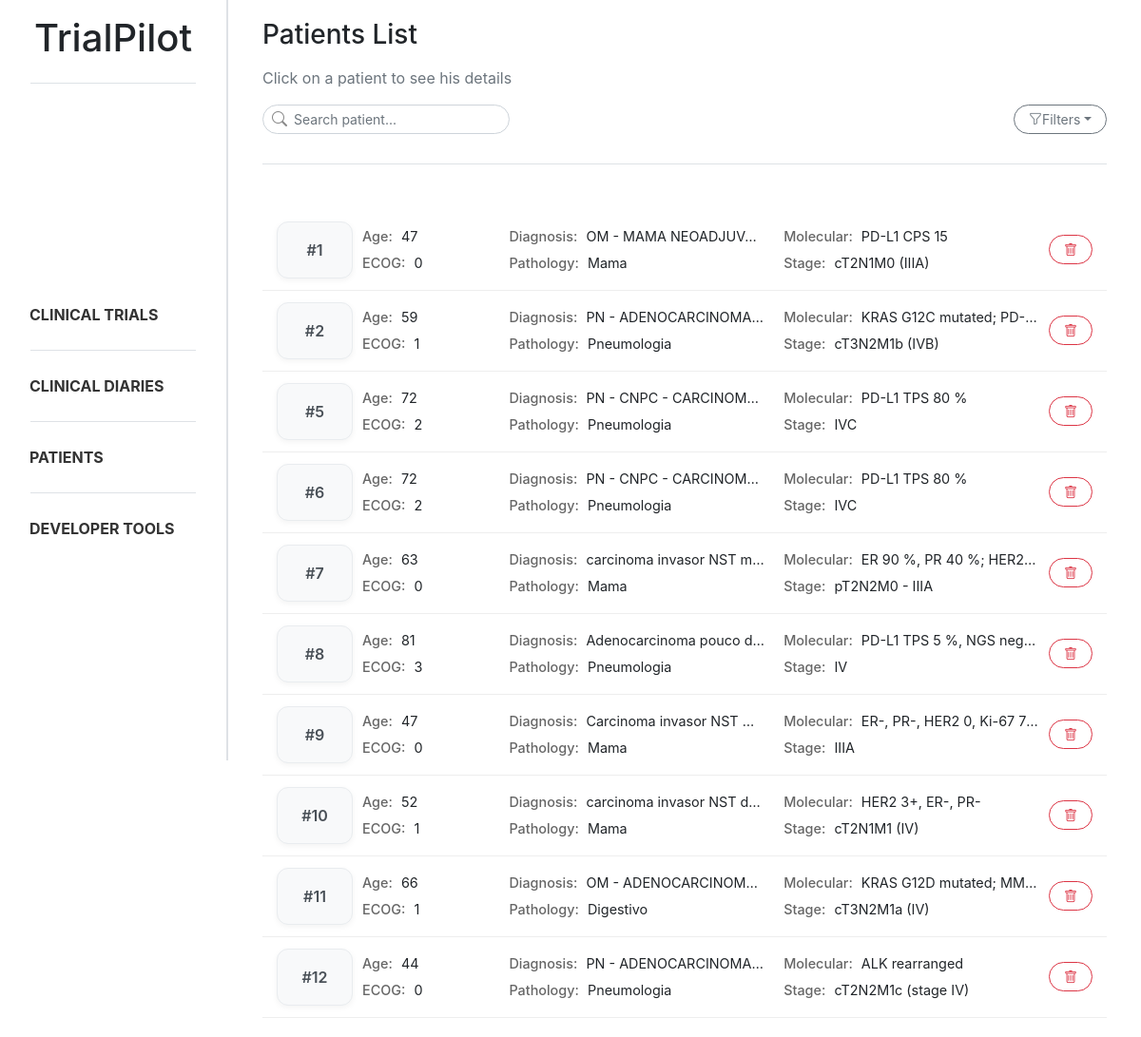
The page /patients/ on the database as committed earlier.
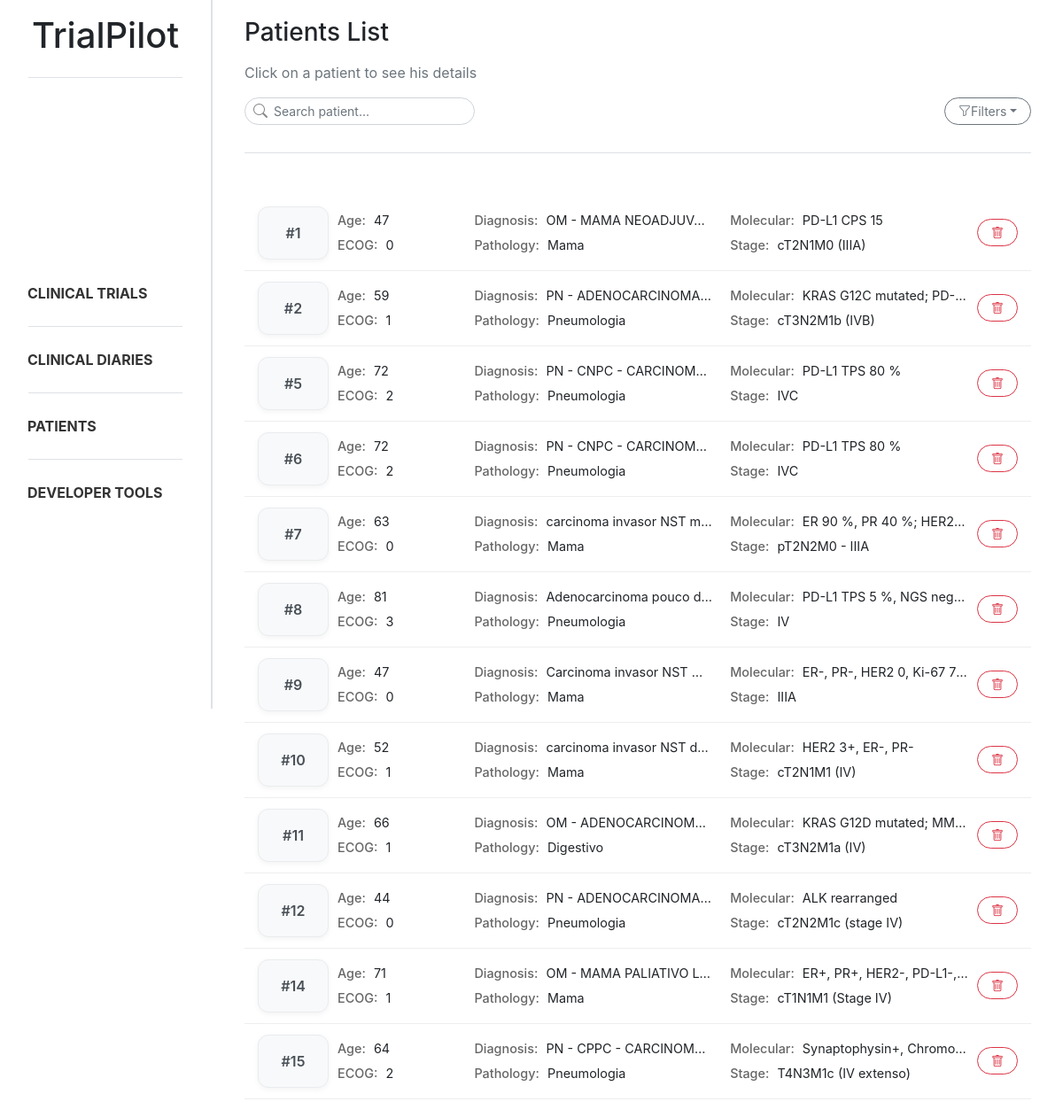
The same page on the database as committed later.
### trialpilot/models.py (models this page shows, shortened)
class Patient_profile(models.Model):
    class GenderType(models.TextChoices):
        MALE = "male", "Male"
        FEMALE = "female", "Female"
    class pathologyGroupType(models.TextChoices):
        CABECAPESCOCO = "cabeca_pescoco", "Cabeça e Pescoço"
        DERMATOLOGIA = "dermatologia", "Dermatologia"
        DIGESTIVO = "digestivo", "Digestivo"
        GINECOLOGIA = "ginecologia", "Ginecologia"
        MAMA = "mama", "Mama"
        ONCOLOGIA_PEDIATRICA = "oncologia_pediatrica", "Oncologia Pediátrica"
        PELE = "pele", "Pele"
        PNEUMOLOGIA = "pneumologia", "Pneumologia"
        SNC = "snc", "Tumores do Sistema Nervoso Central"
        TNE = "tne", "Tumores Neuroendócrinos"
    document = models.ForeignKey(Document, on_delete=models.CASCADE, related_name="patient_profiles")
    age = models.IntegerField(null=True, blank=True)
    gender = models.CharField(max_length=10, choices=GenderType.choices, null=True, blank=True)
    ecog_ps = models.IntegerField(null=True, blank=True)
    diagnosis = models.CharField(max_length=255, null=True, blank=True)
    diagnosis_date = models.DateField(null=True, blank=True)
    molecular_status = models.CharField(max_length=255, null=True, blank=True)
    stage = models.CharField(max_length=50, null=True, blank=True)
    control = models.CharField(max_length=255, null=True, blank=True)
    created_at = models.DateTimeField(auto_now_add=True)
    pathology_group = models.CharField(max_length=255, null=True, blank=True, choices=pathologyGroupType.choices)

### trialpilot/views.py (the view, shortened to what this page needs)
# urls.py: path('patients/', patient_list, name='patient_list'),
def patient_list(request):
    search = request.GET.get("search", "").strip()
    stage = request.GET.get("stage", "").strip()
    molecular_status = request.GET.get("molecular_status", "").strip()
    pathology_group = request.GET.get("pathology_group", "")
    diagnosis = request.GET.get("diagnosis", "")
    patients = Patient_profile.objects.all()
    if stage:
        patients = patients.filter(stage__icontains=stage)
    if molecular_status:
        patients = patients.filter(molecular_status__icontains=molecular_status)
    if pathology_group:
        patients = patients.filter(
            pathology_group=pathology_group
        )
    if diagnosis:
        patients = patients.filter(
            diagnosis__icontains=diagnosis
        )
    patient_data = []
    for patient in patients:
        treatments = Treatment.objects.filter(patient=patient)
        analysis_qs = Analysis.objects.filter(patient=patient)
        patient.json_analysis = json.dumps(serialize_analysis(analysis_qs))
        patient_data.append((patient, treatments))
    for patient in patients:
        print("[PATIENT ANALYSIS]", patient.json_analysis)
    return render(request, 'trialpilot/patient_list.html', {
        'patient_data': patient_data,
        'search': search,
        'stage': stage,
        'molecular_status': molecular_status,
        'diagnosis_options': DIAGNOSIS_OPTIONS
    })

### trialpilot/views.py (called while the page is built)
def serialize_analysis(analysis_qs):
    if not analysis_qs:
        return {}
    result = {}
    for a in analysis_qs:
        result[a.name] = {
            "value": a.value,
            "unit": a.unit
        }
    return result

### trialpilot/templates/trialpilot/patient_list.html (shortened to what this page needs)
{% extends "trialpilot/base.html" %}
{% block content %}
<div class="d-flex flex-column mb-4 ml-3 mr-3">
    <h3 class="mb-3">Patients List</h3>
    <p class="text-muted">Click on a patient to see his details</p>
    <div class="d-flex justify-content-between align-items-center mb-3">
        <form method="GET">
            <div class="position-relative" style="width:260px">
                <i class="bi bi-search position-absolute"
                    style="left:10px; top:50%; transform:translateY(-50%); color:#888;"></i>
                <input type="text" name="search" class="form-control form-control-sm rounded-ui"
                    style="padding-left: 32px;" placeholder="Search patient...">
            </div>
        </form>
        <div class="dropdown me-2">
            <button class="btn btn-outline-secondary btn-sm rounded-ui dropdown-toggle d-flex align-items-center gap-2"
                type="button" data-bs-toggle="dropdown" aria-expanded="false">
                <i class="bi bi-funnel"></i>
                Filters
            </button>
        </div>
    </div>
    <div class="sidebar-divider mb-4"></div>
</div>
<div class="patient-list ml-3 mr-3">
    {% for patient, treatments in patient_data %}
    <div class="patient-card patient-card-trigger" data-id="{{ patient.id }}" data-age="{{ patient.age }}"
        data-gender="{{ patient.get_gender_display }}" data-ecog="{{ patient.ecog_ps }}" data-diagnosis="{{ patient.diagnosis }}"
        data-date="{{ patient.diagnosis_date }}" data-molecular="{{ patient.molecular_status }}"
        data-stage="{{ patient.stage }}" data-pathology_group="{{ patient.get_pathology_group_display }}" data-control="{{ patient.control }}" data-treatments='[
        {% for t in treatments %}
            {
                "name": "{{ t.treatment_name|escapejs }}",
                "start": "{{ t.start_date }}",
                "end": "{{ t.end_date|default:"Ongoing" }}"
            }{% if not forloop.last %},{% endif %}
        {% endfor %}
     ]' data-analysis='{{ patient.json_analysis|safe }}'>
        <div class="patient-layout">
            <div class="patient-id">
                #{{ patient.id }}
            </div>
            <div class="patient-grid">
                <div><strong>Age:</strong> {{ patient.age }}</div>
                <div><strong>Diagnosis:</strong> {{ patient.diagnosis }}</div>
                <div><strong>Molecular:</strong> {{ patient.molecular_status }}</div>
                <div><strong>ECOG:</strong> {{ patient.ecog_ps }}</div>
                <div><strong>Pathology:</strong> {{ patient.get_pathology_group_display }}</div>
                <div><strong>Stage:</strong> {{ patient.stage }}</div>
            </div>
            <div class="patient-actions">
                <button class="btn btn-outline-danger btn-sm reset-btn rounded-ui"
                    data-document-id="{{ patient.document.id }}" data-patient-id="{{ patient.id }}">
                    <i class="bi bi-trash"></i>
                </button>
            </div>
        </div>
    </div>
    {% endfor %}
</div>
{% endblock %}

### trialpilot/templates/trialpilot/base.html (shortened to what this page needs)
{% load static %}
<!DOCTYPE html>
<html lang="en">
<head>
    <link href="{% static 'css/bootstrap.css' %}" rel="stylesheet">
    <link href="{% static 'css/style.css' %}" rel="stylesheet">
    <link rel="stylesheet" href="https://cdn.jsdelivr.net/npm/bootstrap-icons@1.11.1/font/bootstrap-icons.css">
</head>
<body>
    <div class="sidebar p-3 sidebar-border d-flex flex-column">
        <header>
            <a href="{% url 'index' %}" style="text-decoration: none; color: inherit;">
                <h1 style="text-align: center;">TrialPilot</h1>
            </a>
        </header>
        <div class="sidebar-divider ml-3 mr-3"></div>
        <ul class="nav flex-column my-auto">
            <li class="nav-item"><a class="nav-link" href="{% url 'trial_list' %}"><b>CLINICAL TRIALS</b></a></li>
            <div class="sidebar-divider ml-3 mr-3"></div>
            <li class="nav-item"><a class="nav-link" href="{% url 'diary_list' %}"><b>CLINICAL DIARIES</b></a></li>
            <div class="sidebar-divider ml-3 mr-3"></div>
            <li class="nav-item"><a class="nav-link" href="{% url 'patient_list' %}"><b>PATIENTS</b></a></li>
            <div class="sidebar-divider ml-3 mr-3"></div>
            <li class="nav-item"><a class="nav-link" href="{% url 'dev_tools' %}"><b>DEVELOPER TOOLS</b></a></li>
        </ul>
    </div>
    <main class="main-content">
        {% block content %}{% endblock %}
    </main>
</body>
</html>

### static/css/style.css (style rules this page uses)
body { overflow-x: hidden; }
html, body { height: 100%; }
.nav-link { display: block; padding: 10px 15px; border-radius: 10px; color: #333; transition: all 0.2s ease; }
.sidebar { position: fixed; top: 0; left: 0; width: 240px; height: 100vh; overflow-y: auto; background: white; z-index: 1000; }
.main-content { margin-left: 240px; padding: 20px; }
.sidebar-border { border-right: 2px solid #dee2e6; }
.sidebar-divider { height: 1px; background-color: #dee2e6; margin-bottom: 15px; margin-top: 15px; }
.rounded-ui { border-radius: 1rem !important; padding-left: 15px; padding-right: 15px; }
.patient-card { padding: 12px 15px; border-bottom: 1px solid #eee; transition: all 0.15s ease; cursor: pointer; }
.patient-actions { display: flex; align-items: center; justify-content: center; }
.patient-grid { display: grid; grid-template-columns: 1fr 2fr 2fr; grid-template-rows: auto auto; gap: 6px 20px; font-size: 0.9rem; }
.patient-grid div { overflow: hidden; white-space: nowrap; text-overflow: ellipsis; }
.patient-grid strong { color: #666; font-weight: 500; margin-right: 5px; }
.patient-layout { display: grid; grid-template-columns: 80px 1fr auto; align-items: center; gap: 10px; }
.patient-id { display: flex; align-items: center; justify-content: center; font-weight: 600; color: #495057; background: #f8f9fa; border: 1px solid #e9ecef; border-radius: 12px; height: 100%; min-height: 60px; box-shadow: 0 2px 6px rgba(0, 0, 0, 0.05); }

Rows that differ between the two databases and show on the page:
added Patient_profile: id "14", age "71", diagnosis "OM - MAMA PALIATIVO L…", molecular_status "ER+, PR+, HER2-, PD-L1-,…", ecog_ps "1", pathology_group "Mama", stage "cT1N1M1 (Stage IV)"
added Patient_profile: id "15", age "64", diagnosis "PN - CPPC - CARCINOM…", molecular_status "Synaptophysin+, Chromo…", ecog_ps "2", pathology_group "Pneumologia", stage "T4N3M1c (IV extenso)"
